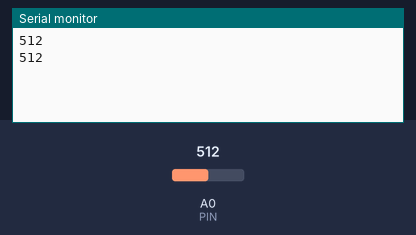
Bench run of a sketch on a simulated Arduino Uno, built with avr-gcc and run on an emulated ATmega328P. On the bench: the last lines printed to the serial monitor. Inputs (shaded band) come from the test bench; at power-on: A0 (PIN) = 512.

Above: at 1.8 s.
1.9 s: A0 (PIN) set to 716
At 2.8 s:
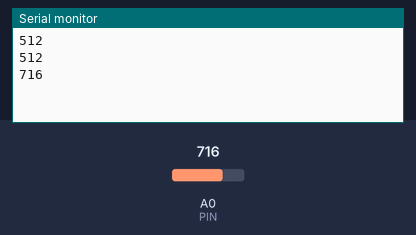
3.4 s: A0 (PIN) set to 900
At 4.7 s:
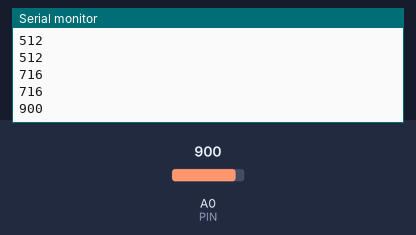
Timing chart, 0 to 6.4 s (numbered marks = the images above; inputs shaded):
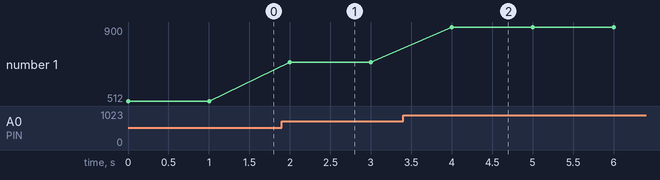

Measured:
- after the input at 1.9 s, the serial monitor: prints a new line after 0.10 s (image 1)
- after the input at 3.4 s, the serial monitor: prints a new line after 0.60 s (image 2)
- plotted number 1: 512 → 716 after the input at 1.9 s, 716 → 900 after the input at 3.4 s

The sketch:

04_Variable_resistor.ino
```cpp
int PIN = A0 ;
int data = 0;

void setup ()
{
  pinMode(PIN, INPUT);
  Serial.begin(9600);  //시리얼통신 전송속도 9600
}
void loop()
{
  int data = analogRead(PIN);
  Serial.println(data);
  delay(1000);
}
```
